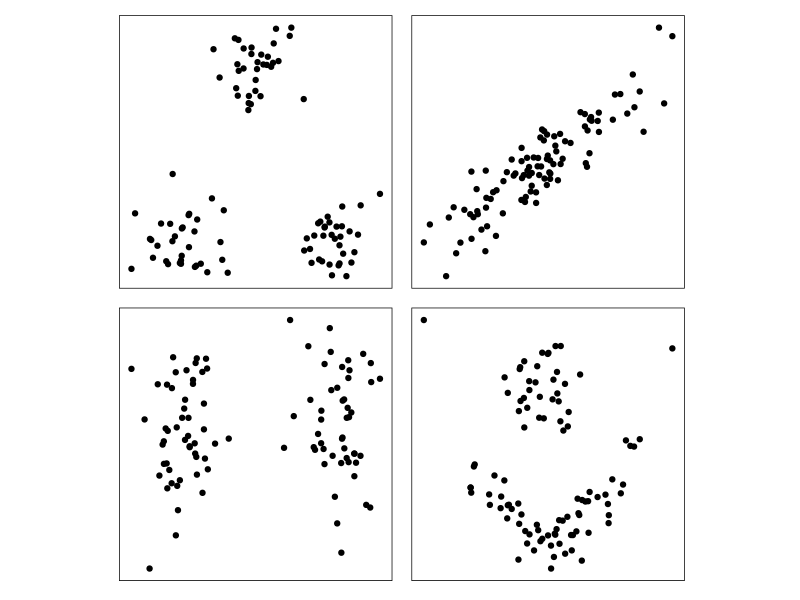
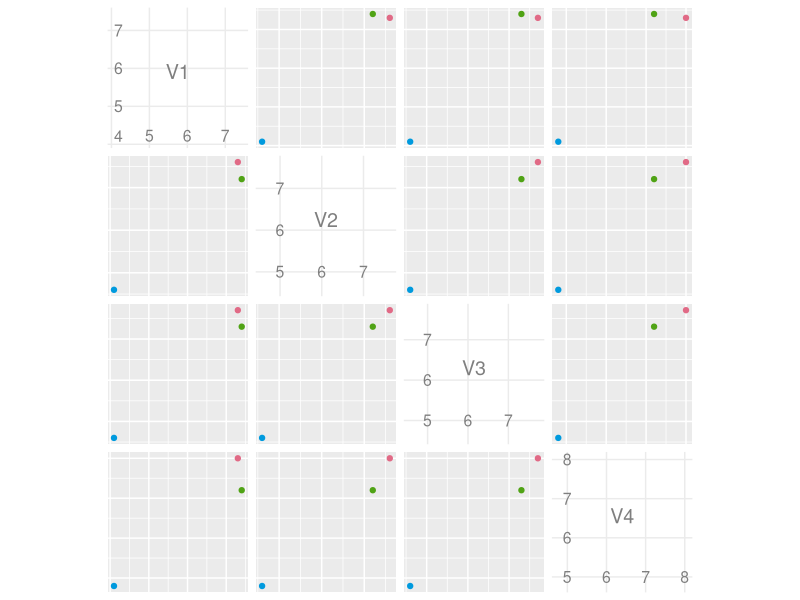
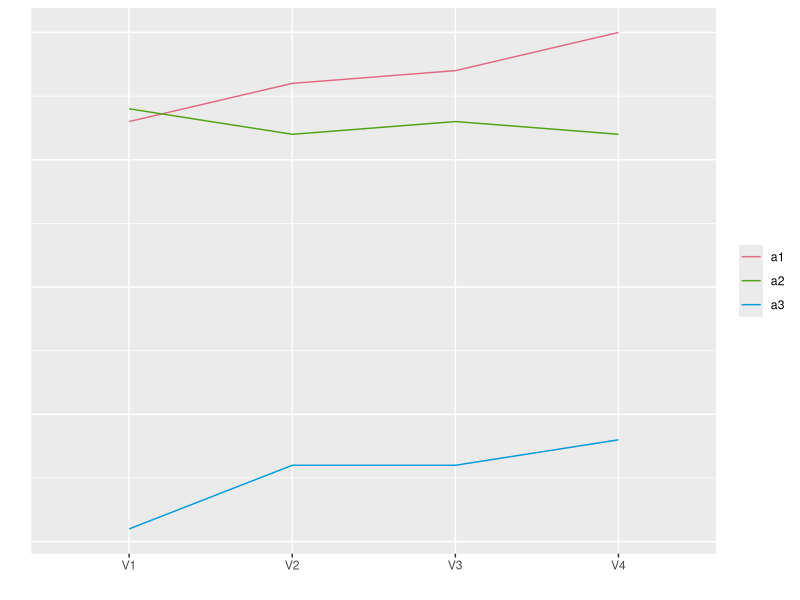

Recreate these plots in R, in order.
## ---- chunk 1
#| label: fig-ideal-clusters
#| echo: FALSE
#| fig-width: 5
#| fig-height: 5
#| out-width: "100%"
#| fig-cap: "Different structures in data and their impact on cluster analysis.  When there are well-separated groups (top left), it is simple to group similar observations. Even when there are not (top right), partitioning observations into groups may still be useful. There may be nuisance variables that do not contribute to the clustering (bottom left), and there may oddly shaped clusters (bottom right)."
d.separated.clusters <- matrix(rnorm(99*2), ncol=2)
d.separated.clusters[1:33,1] <-
  d.separated.clusters[1:33,1]+8
d.separated.clusters[34:66,2] <-
  d.separated.clusters[34:66,2]+8
d.separated.clusters[34:66,1] <-
  d.separated.clusters[34:66,1]+4
d.unseparated.clusters <- matrix(rnorm(99*2), ncol=2)
vc <- matrix(c(1,0.6,0.6,1),ncol=2,byrow=T)
d.unseparated.clusters <- d.unseparated.clusters%*%vc
d.nuisance <- matrix(rnorm(99*2), ncol=2)
d.nuisance[1:49,1] <- d.nuisance[1:49,1]+8
d.odd.shapes <- matrix(rnorm(99*2),ncol=2)
d.odd.shapes[1:66,2] <- (d.odd.shapes[1:66,1])^2-5 + rnorm(66)*0.6
d.odd.shapes[1:66,1] <- d.odd.shapes[1:66,1]*3

d.separated.clusters <-
  data.frame(d.separated.clusters)
d.unseparated.clusters <-
  data.frame(d.unseparated.clusters)
d.nuisance <-
  data.frame(d.nuisance)
d.odd.shapes <-
  data.frame(d.odd.shapes)
library(ggplot2)
library(patchwork)
p1 <- ggplot(d.separated.clusters, aes(x=X1, y=X2)) + 
  geom_point() + 
  theme(aspect.ratio=1,
        axis.text = element_blank(),
        axis.title = element_blank(),
        axis.ticks = element_blank(),
        panel.background = element_rect("white"),
        panel.border = element_rect("black", fill=NA, 
             linewidth = 0.5))
p2 <- ggplot(d.unseparated.clusters, aes(x=X1, y=X2)) + 
  geom_point() + 
  theme(aspect.ratio=1,
        axis.text = element_blank(),
        axis.title = element_blank(),
        axis.ticks = element_blank(),
        panel.background = element_rect("white"),
        panel.border = element_rect("black", fill=NA, 
             linewidth = 0.5))
p3 <- ggplot(d.nuisance, aes(x=X1, y=X2)) + 
  geom_point() + 
  theme(aspect.ratio=1,
        axis.text = element_blank(),
        axis.title = element_blank(),
        axis.ticks = element_blank(),
        panel.background = element_rect("white"),
        panel.border = element_rect("black", fill=NA, 
             linewidth = 0.5))
p4 <- ggplot(d.odd.shapes, aes(x=X1, y=X2)) + 
  geom_point() + 
  theme(aspect.ratio=1,
        axis.text = element_blank(),
        axis.title = element_blank(),
        axis.ticks = element_blank(),
        panel.background = element_rect("white"),
        panel.border = element_rect("black", fill=NA, 
             linewidth = 0.5))
print(p1 + p2 + p3 + p4 + plot_layout(ncol=2))
## ---- chunk 2
#| message: FALSE
#| fig-width: 4
#| fig-height: 4
x <- tibble::tibble(V1 = c(7.3, 7.4, 4.1),
                    V2 = c(7.6, 7.2, 4.6),
                    V3 = c(7.7, 7.3, 4.6),
                    V4 = c(8.0, 7.2, 4.8),
                    point = factor(c("a1", "a2", "a3")))
library(GGally)
library(colorspace)
library(gridExtra)
pscat <- ggpairs(x, columns=1:4,
                 upper=list(continuous="points"),
                 diag=list(continuous="blankDiag"),
                 axisLabels="internal",
                 ggplot2::aes(colour=point)) +
    scale_colour_discrete_qualitative(
      palette = "Dark 3") +
    theme(aspect.ratio=1)
pscat
## ---- chunk 3
#| fig-width: 3
#| fig-height: 3.4
ppar <- ggparcoord(x, columns=1:4, 
                   groupColumn = 5, 
                   scale = "globalminmax") +
          scale_colour_discrete_qualitative(
            palette = "Dark 3") +
  xlab("") + ylab("") + 
  theme(axis.ticks.y = element_blank(),
        axis.text.y = element_blank(),
        legend.title = element_blank())
ppar
